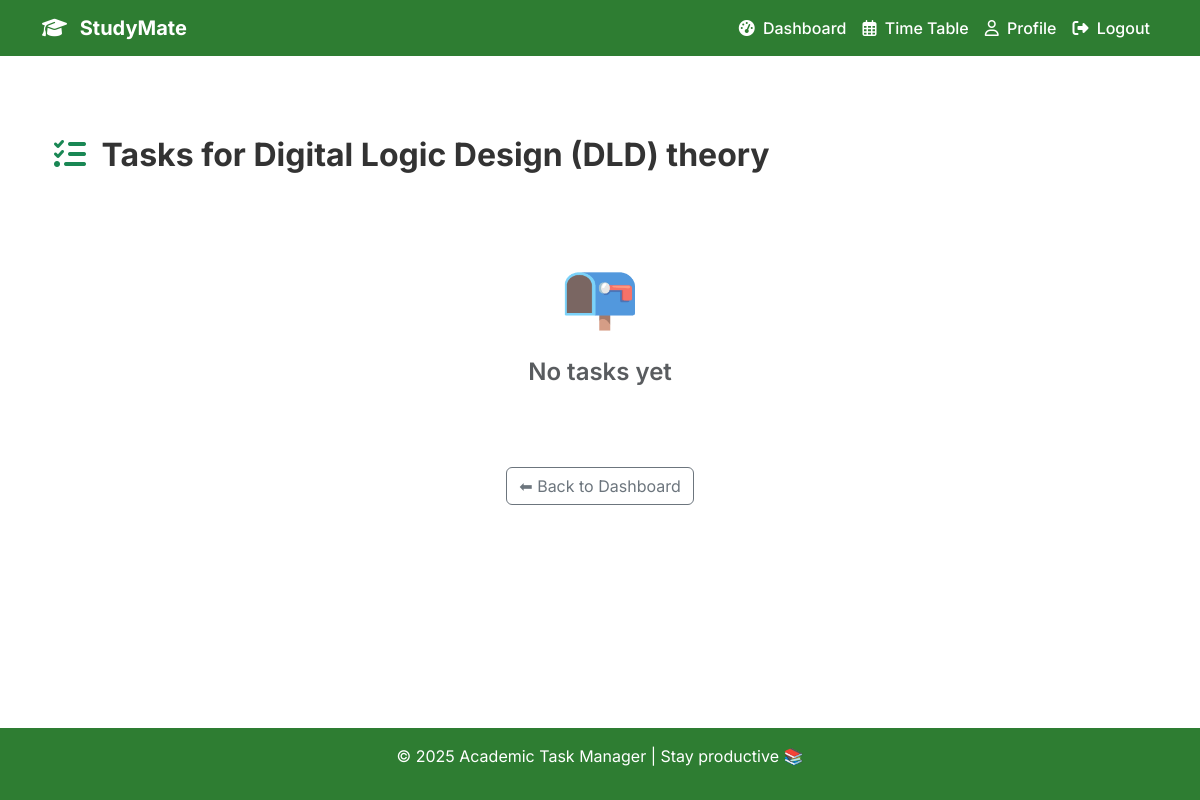
/subjects/9/tasks/ (signed in), run on an earlier commit of the app's database.
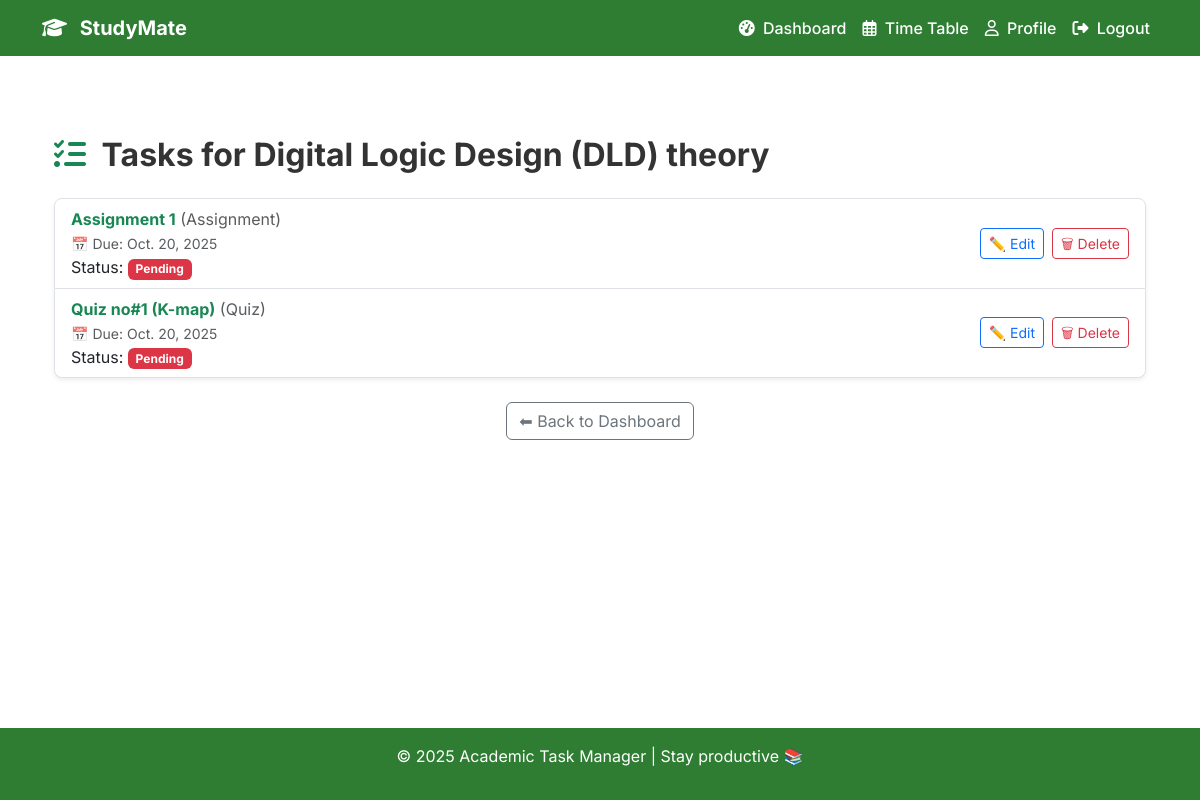
And on a later commit of the database.
### academy/models.py (models this page shows, shortened)
class Task(models.Model):
    TASK_TYPES = [
        ('Assignment', "Assignment"),
        ('Quiz', "Quiz"),
        ('Project', "Project"),
        ('Mid_Term', "Mid Term Exam"),
        ('Final_Term', "Final Term Exam")
    ]
    subject = models.ForeignKey(Subject, on_delete=models.CASCADE)
    user = models.ForeignKey(settings.AUTH_USER_MODEL, on_delete=models.CASCADE)
    title = models.CharField(max_length=100)
    task_type = models.CharField(max_length=20, choices=TASK_TYPES, default="Assignment")
    due_date = models.DateField()
    STATUS_CHOICES = [
        ("Pending", "Pending"),
        ("Completed", "Completed"),
        ("On Going", "On Going")
    ]
    status = models.CharField(max_length=20, choices=STATUS_CHOICES, default="Pending")
    created_at = models.DateTimeField(auto_now_add=True)
    updated_at = models.DateTimeField(auto_now=True)

### academy/views.py (the view)
# urls.py: path("tasks/", task_list, name="task_list"),
@login_required
def task_list(request, subject_id):
    subject = get_object_or_404(Subject, id=subject_id, semester=request.user.semester)
    tasks = Task.objects.filter(subject=subject, user=request.user).order_by("due_date")
    return render(request, "tasks.html", {
        "subject": subject,
        "tasks": tasks
    })

### templates/tasks.html (shortened to what this page needs)
{% extends "base.html" %}
{% block content %}
<div class="container py-4">
    <h2 class="fw-bold mb-4"><i class="fa-solid fa-list-check text-success me-2"></i>
 Tasks for {{ subject.name }}</h2>
    {% if tasks %}
        <ul class="list-group shadow-sm rounded-3">
            {% for task in tasks %}
                <li class="list-group-item d-flex justify-content-between align-items-center">
                    <div>
                        <strong class="text-success">{{ task.title }}</strong>
                        <span class="text-muted">({{ task.get_task_type_display }})</span>
                        <br>
                        <small class="text-muted">📅 Due: {{ task.due_date }}</small>
                        <br>
                        Status:
                        {% if task.status == "Completed" %}
                            <span class="badge bg-success">{{ task.status }}</span>
                        {% elif task.status == "On Going" %}
                            <span class="badge bg-warning text-dark">{{ task.status }}</span>
                        {% else %}
                            <span class="badge bg-danger">{{ task.status }}</span>
                        {% endif %}
                    </div>
                    <div class="d-flex">
                        <a href="{% url 'update_task' task.id %}" class="btn btn-sm btn-outline-primary me-2">
                            ✏️ Edit
                        </a>
                        <form method="post" action="{% url 'delete_task' task.id %}" class="d-inline">
                            <button type="submit" class="btn btn-sm btn-outline-danger">
                                🗑 Delete
                            </button>
                        </form>
                    </div>
                </li>
            {% endfor %}
        </ul>
    {% else %}
         <div class="text-center py-5">
        <div style="font-size: 4rem;" class="mb-3 text-muted">
            📭
        </div>
        <h4 class="fw-semibold text-muted mb-2">No tasks yet</h4>
    </div>
    {% endif %}
<div class="d-flex justify-content-center mt-4">
    <a href="{% url 'student_dashboard' %}" class="btn btn-outline-secondary">
        ⬅ Back to Dashboard
    </a>
</div>
</div>
{% endblock %}

What changed in the data, as far as the page shows it:
now on this page (row edited): Task: title "Assignment 1", task_type "Assignment", due_date "Oct. 20, 2025", status "Pending"
added Task: title "Quiz no#1 (K-map)", task_type "Quiz", due_date "Oct. 20, 2025", status "Pending"
Also different on the page:
text no longer shown: "📭 No tasks yet"
